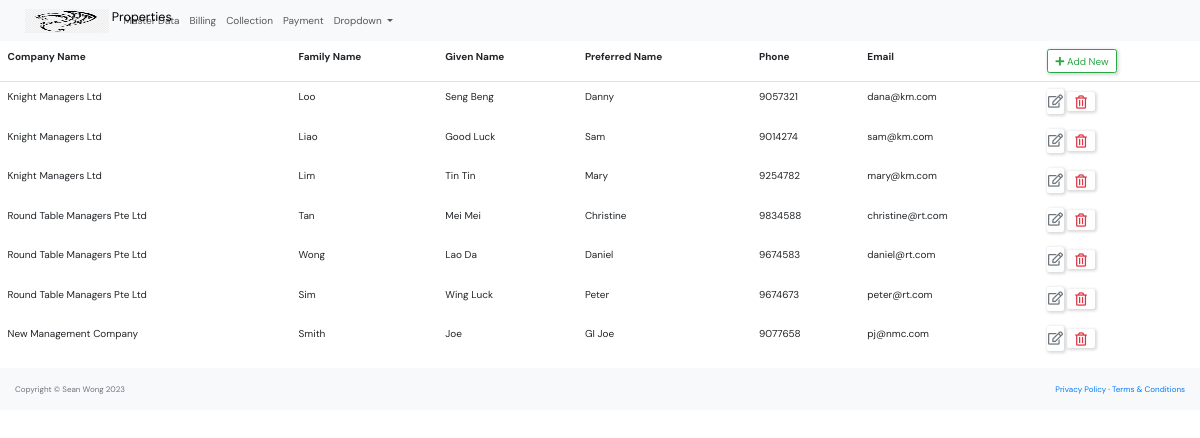
The page /master_data/manager_list/ on the database as committed earlier.
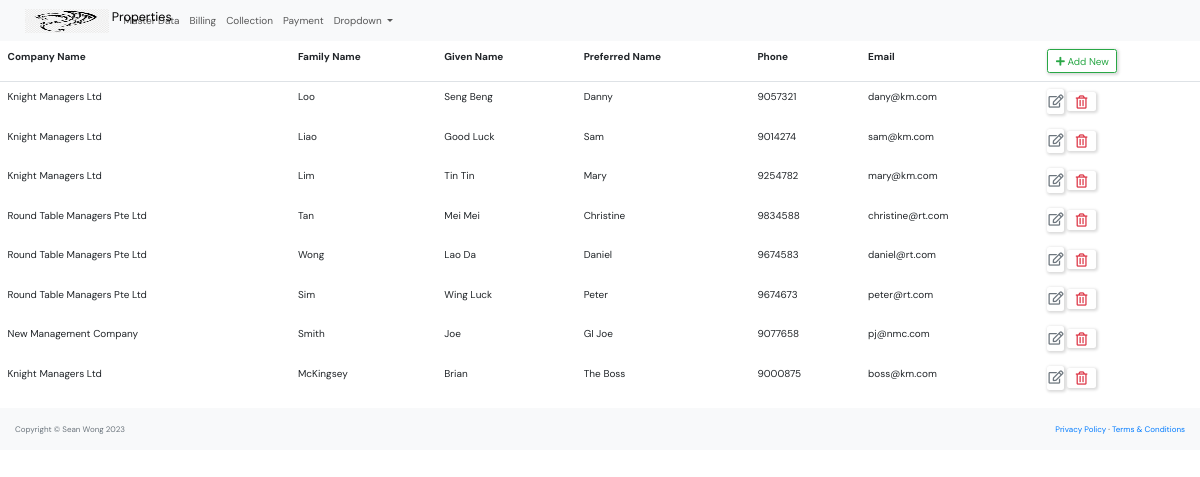
The same page on the database as committed later.
### master_data/models.py (models this page shows, shortened)
class Manager(models.Model):
    company_name = models.CharField(max_length=250)
    family_name = models.CharField(max_length=250)
    given_name = models.CharField(max_length=250)
    preferred_name = models.CharField(max_length=250)
    phone = models.CharField(max_length=10)
    email=models.EmailField(
        unique=True,
        error_messages={
            'unique':'Thie email has already ben registered'
        }
        )
    class Meta:
        constraints = [
            models.UniqueConstraint(fields=['given_name', 'family_name'], name='unique_manager'),
        ]

### master_data/views.py (the view)
# urls.py: path('manager_list/',views.manager_list, name='manager-list'),
def manager_list(request):
    context = {'manager_list': Manager.objects.all()}
    return render(request, "master_data/manager_list.html", context)

### master_data/templates/master_data/manager_list.html (shortened to what this page needs)
{% extends "base.html" %}
            {% block content %}
            <table class="table table-borderless">
                <thead class="border-bottom font-weight-bold">
                    <tr>
                        <td>Company Name</td>
                        <td>Family Name</td>
                        <td>Given Name</td>
                        <td>Preferred Name</td>
                        <td>Phone</td>
                        <td>Email</td>
                        <td>
                            <a href="{% url 'manager-create' %}" class="btn btn-outline-success">
                                <i class="fas fa-plus"></i> Add New
                            </a>
                        </td>
                    </tr>
                </thead>
                <tbody>
                    {% for manager in manager_list %}
                        <tr>
                            <td>{{manager.company_name}}</td>
                            <td>{{manager.family_name}}</td>
                            <td>{{manager.given_name}}</td>
                            <td>{{manager.preferred_name}}</td>
                            <td>{{manager.phone}}</td>
                            <td>{{manager.email}}</td>
                            <td>
                                <a href="{% url 'manager-update' manager.id %}" class="btn text-secondary px-0">
                                    <i class="far fa-edit fa-lg"></i>
                                </a>
                                <form action="{% url 'manager-delete' manager.id %}" method="post" class="d-inline">
                                    <button type="submit" class="btn">
                                        <i class="far fa-trash-alt fa-lg text-danger float-right"></i>
                                    </button>
                                </form>
                            </td>
                        </tr>
                    {% endfor %}
                </tbody>
            </table>
            {% endblock content %}

Rows that differ between the two databases and show on the page:
changed Manager "Loo": email "dana@km.com" → "dany@km.com"
added Manager: company_name "Knight Managers Ltd", family_name "McKingsey", given_name "Brian", preferred_name "The Boss", phone "9000875", email "boss@km.com"
